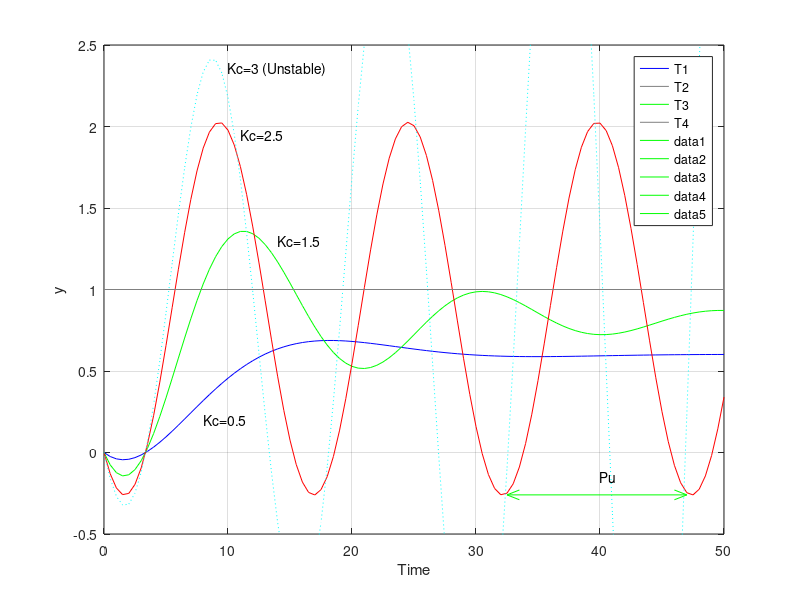

MATLAB code for this plot:
%Figure 2.6 Step responses
%explained in Example 2.1 and Example 2.2

% Plant (2.26), G(s)=3(-2s+1)/(5s+1)(10s+1)
%
% Copyright 2005 Sigurd Skogestad & Ian Postlethwaite
% Multivariable Feedback Control 2nd Edition
% $Id: Fig2_5.m,v 1.2 2004/01/30 13:12:17 espensto Exp $

clear
s=tf('s');
g=3*(-2*s+1)/(5*s+1)/(10*s+1);

Kc=0.5;
gc=g*Kc;
S = 1/(1+gc);
T1 = 1-S;

Kc=1.5;
gc=g*Kc;
S = 1/(1+gc);
T2 = 1-S;

Kc=2.5;
gc=g*Kc;
S = 1/(1+gc);
T3 = 1-S;

Kc=3;
gc=g*Kc;
S = 1/(1+gc);
T4 = 1-S;

clf
t=0:0.5:50; u=ones(size(t));   %input
lsim(T1,'b',T2,'g',T3,'r',T4,'c:',u,t)
hold
plot([32.5 47],[-0.26 -0.26],'g',[32.5 33.5],[-0.26 -0.23],...
    'g',[32.5 33.5],[-0.26 -0.29],'g',[46 47],[-0.23 -0.26],...
    'g',[46 47],[-0.29 -0.26],'g')
hold
axis([0 50 -0.5 2.5]);
text(11,1.95,'Kc=2.5'); text(14,1.3,'Kc=1.5'); text(8,0.2,'Kc=0.5');
text(10,2.35,'Kc=3 (Unstable)');
text(40,-0.15,'Pu');
xlabel('Time');ylabel('y');
title('')
